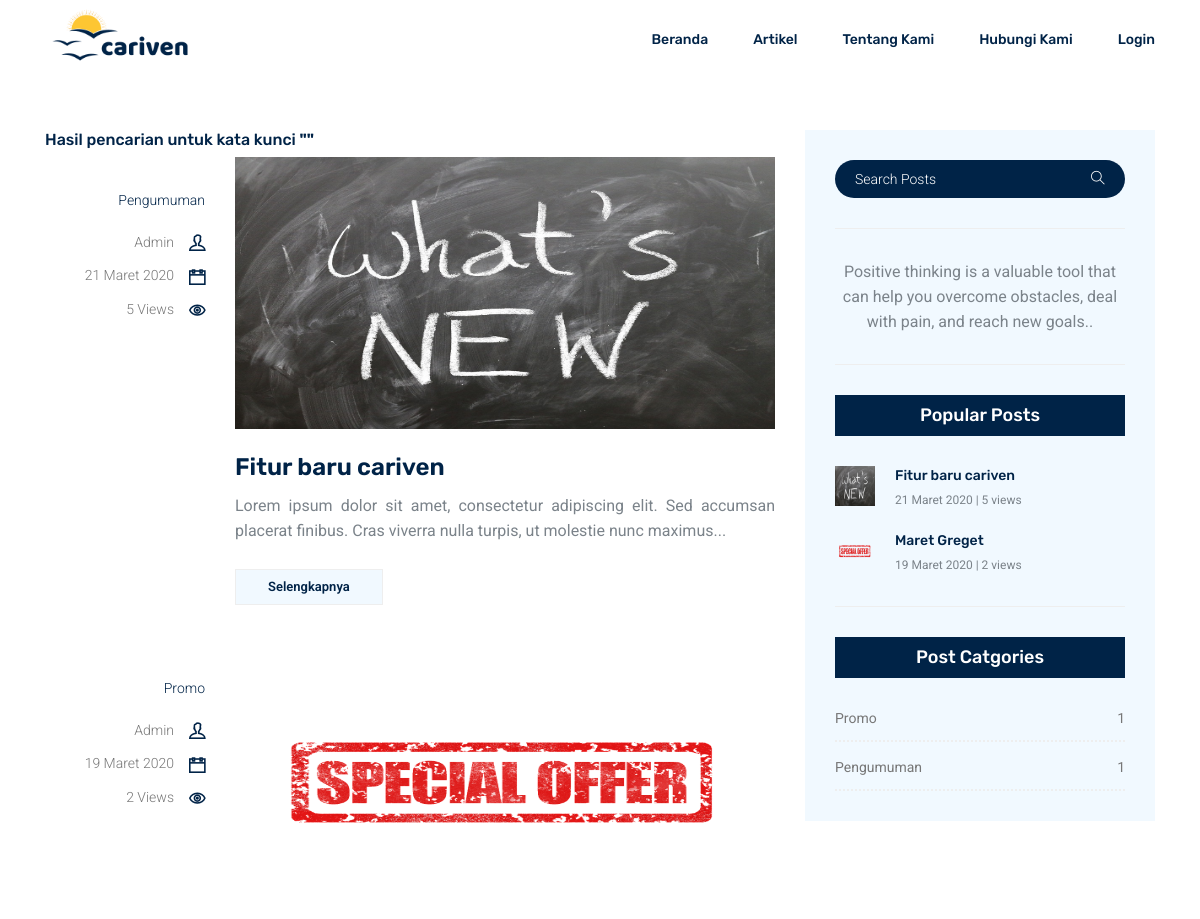
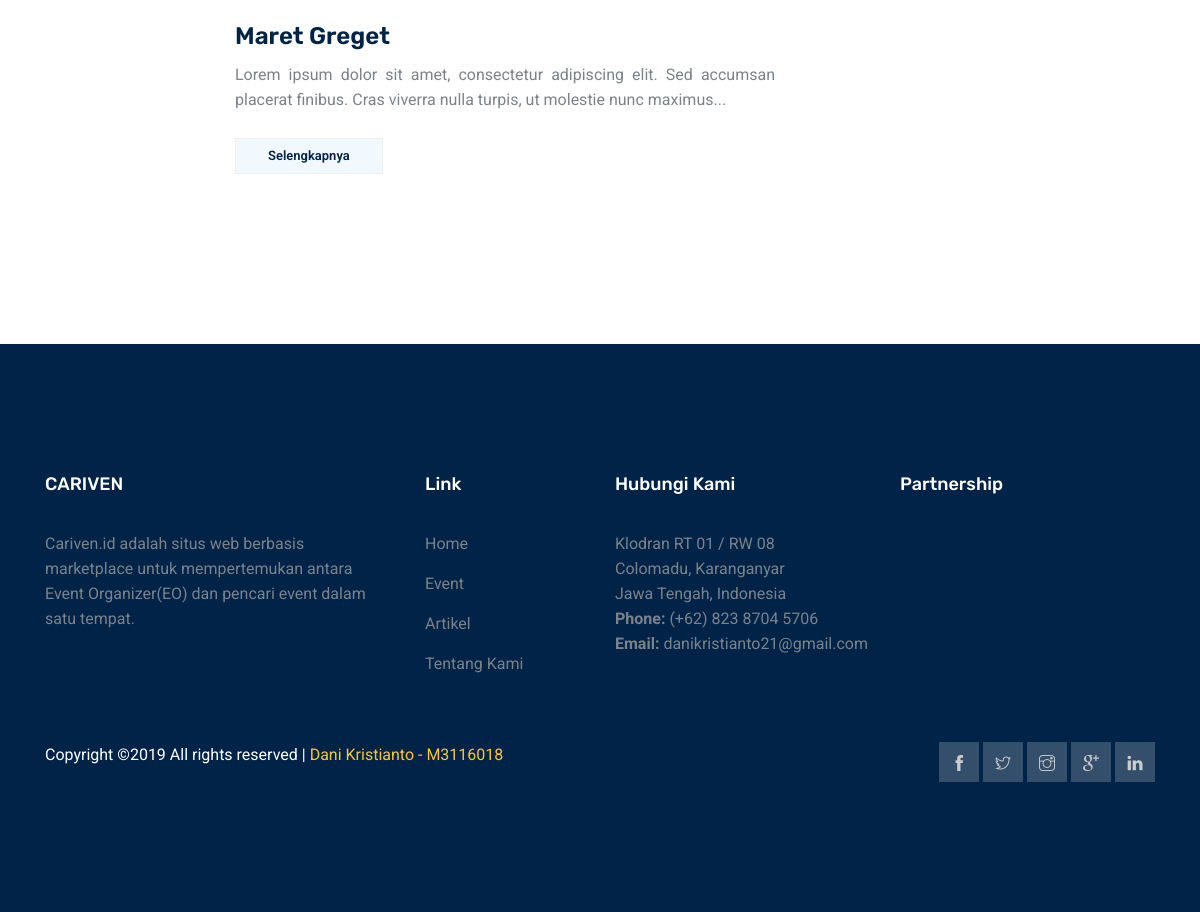
/index.php/news/search_news, run on the app's committed database (2 pictures, top to bottom).
### tables this page shows
CREATE TABLE `news` (
  `id` int(11) NOT NULL,
  `title` varchar(100) NOT NULL,
  `slug` varchar(100) NOT NULL,
  `content` text NOT NULL,
  `category` int(11) NOT NULL,
  `image` varchar(50) NOT NULL,
  `views_count` int(11) NOT NULL DEFAULT 0,
  `created_by` int(11) NOT NULL,
  `created_at` timestamp NOT NULL DEFAULT current_timestamp(),
  `updated_at` timestamp NOT NULL DEFAULT current_timestamp() ON UPDATE current_timestamp()
);

CREATE TABLE `news_category` (
  `id` int(11) NOT NULL,
  `name` varchar(50) NOT NULL
);

CREATE TABLE `users` (
  `id` int(11) NOT NULL,
  `email` varchar(50) NOT NULL,
  `password` varchar(255) NOT NULL,
  `name` varchar(50) NOT NULL,
  `phone_number` varchar(13) NOT NULL,
  `short_bio` varchar(50) DEFAULT NULL,
  `address` text DEFAULT NULL,
  `profile_picture` varchar(50) NOT NULL DEFAULT 'default.png',
  `role` varchar(3) NOT NULL DEFAULT 'usr',
  `status` tinyint(1) NOT NULL DEFAULT 0,
  `status_description` varchar(50) DEFAULT NULL,
  `created_at` timestamp NOT NULL DEFAULT current_timestamp(),
  `updated_at` timestamp NOT NULL DEFAULT current_timestamp() ON UPDATE current_timestamp()
);

### application/controllers/News.php (called while the page is built, shortened)
<?php
class News extends CI_Controller
{
    function __construct()
    {
        $this->load->model('News_model','mNews');
        $this->load->library('form_validation');
    }
    function search_news()
    {
        $v = $this->input->get('v');
        $news          = $this->mNews->search_news($v);
        $popular_news  = $this->mNews->getPopularNews();
        $category_news = $this->mNews->getCategory();
        $data = array(
            'news_data' => $news,
            'popular'   => $popular_news,
            'category'  => $category_news,
        );
        $this->load->view('news/v_search_news', $data);
    }
}

### index.php (called while the page is built, shortened)
<?php
require_once BASEPATH.'core/CodeIgniter.php';

### application/models/News_model.php (called while the page is built, shortened)
<?php
class News_model extends CI_Model
{
    public $table = 'news';
    public $order = 'DESC';
    function getPopularNews()
    {
        $this->db->order_by('views_count',$this->order)
                 ->limit(5);
        return $this->db->get($this->table)->result();
    }
    function getCategory()
    {
        $this->db->select('nc.id, nc.name, COUNT(n.created_by) AS jumlah_artikel')
                 ->from('news_category nc')
                 ->join('news n','nc.id = n.category','left')
                 ->group_by('nc.id')
                 ->order_by('nc.name', $this->order);
        return $this->db->get()->result();
    }
    function search_news($v)
    {
        $this->db->select('n.*,nc.name as category_name,u.name as user_name')
                 ->from('news n')
                 ->join('news_category nc','nc.id = n.category')
                 ->join('users u','n.created_by = u.id')
                 ->order_by('n.id', $this->order)
                 ->like('n.title',$v);
        return $this->db->get()->result();
    }
}

### application/helpers/tgl_indo_helper.php (called while the page is built, shortened)
<?php  if ( ! defined('BASEPATH')) exit('No direct script access allowed');
    if ( ! function_exists('tgl_indo'))
    {
        function date_indo($tgl)
        {
            $ubah = gmdate($tgl, time()+60*60*8);
            $pecah = explode("-",$ubah);
            $tanggal = $pecah[2];
            $bulan = bulan($pecah[1]);
            $tahun = $pecah[0];
            return $tanggal.' '.$bulan.' '.$tahun;
        }
    }
    if ( ! function_exists('bulan'))
    {
        function bulan($bln)
        {
            switch ($bln)
            {
                case 3:
                    return "Maret";
                    break;
            }
        }
    }

### application/views/news/v_search_news.php (the view, shortened to what this page needs)
<?php
	$this->load->view('_partials/header');
?>
<?php
	$this->load->view('_partials/navbar');
?>
<?php
        function limit_words($string, $word_limit){
            $words = explode(" ",$string);
            return implode(" ",array_splice($words,0,$word_limit));
        }
    ?>
<section class="blog_area section_gap">
	<div class="container">
		<div class="row">
			<div class="col-lg-8">
				<div class="blog_left_sidebar">
					<?php if (count($news_data) < 1): ?>
					<h5>Tidak ada artikel dengan kata kunci <strong>"<?= $_GET['v'] ?>"</strong> </h5>
					<?php else: ?>
					<h5>Hasil pencarian untuk kata kunci <strong>"<?= $_GET['v'] ?>"</strong> </h5>
					<?php foreach ($news_data as $row):
                            $dateCreated = date("Y-m-d", strtotime($row->created_at));
                            ?>
					<article class="row blog_item">
						<div class="col-md-3">
							<div class="blog_info text-right">
								<div class="post_tag">
									<a href="#"><?= $row->category_name ?></a>
								</div>
								<ul class="blog_meta list">
									<li><a href="#"><?= $row->user_name ?><i class="ti-user"></i></a></li>
									<li><a href="#"><?= date_indo($dateCreated) ?><i class="ti-calendar"></i></a></li>
									<li><a href="#"><?= $row->views_count ?> Views<i class="ti-eye"></i></a></li>
								</ul>
							</div>
						</div>
						<div class="col-md-9">
							<div class="blog_post">
								<img src="<?= base_url('assets/images/images-berita/'.$row->image) ?>" class="img-fluid"
									style="width: 542px; height: 272px">
								<div class="blog_details">
									<a href="<?= site_url('artikel/'.$row->slug) ?>">
										<h2><?= $row->title ?></h2>
									</a>
									<p style="text-align: justify">
										<?= limit_words(strip_tags($row->content),20).'...' ?></p>
									<a href="<?= site_url('artikel/'.$row->slug) ?>" class="blog_btn">Selengkapnya</a>
								</div>
							</div>
						</div>
					</article>
					<?php endforeach; ?>
					<?php endif ?>
				</div>
			</div>
			<div class="col-lg-4">
                <?php $this->load->view('_partials/section-right-artikel'); ?>
			</div>
		</div>
	</div>
</section>

### application/views/_partials/section-right-artikel.php
<div class="blog_right_sidebar">
	<aside class="single_sidebar_widget search_widget">
		<form action="<?= site_url('artikel/cari') ?>" method="get">
			<div class="input-group">
				<input type="text" class="form-control" name="v" placeholder="Search Posts">
				<span class="input-group-btn">
					<button class="btn btn-default" type="submit"><i class="ti-search"></i></button>
				</span>
			</div>
		</form>
		<div class="br"></div>
	</aside>
	<aside class="single_sidebar_widget author_widget">
		<p>Positive thinking is a valuable tool that can help you overcome obstacles, deal with pain,
			and reach new goals..</p>
		<div class="br"></div>
	</aside>
	<aside class="single_sidebar_widget popular_post_widget">
		<h3 class="widget_title">Popular Posts</h3>
		<?php foreach ($popular as $row): $dateCreated = date("Y-m-d", strtotime($row->created_at)); ?>
		<div class="media post_item">
			<img src="<?= base_url('assets/images/images-berita/'.$row->image) ?>" alt="post"
				style="width:40px; height: 40px;">
			<div class="media-body">
				<a href="<?= site_url('artikel/'.$row->slug) ?>">
					<h3><?= $row->title ?></h3>
				</a>
				<p><?= date_indo($dateCreated) . ' | ' . $row->views_count . ' views' ?></p>
			</div>
		</div>
		<?php endforeach ?>
		<div class="br"></div>
	</aside>
	<aside class="single_sidebar_widget post_category_widget">
		<h4 class="widget_title">Post Catgories</h4>
		<ul class="list cat-list">
			<?php foreach ($category as $row): ?>
			<li>
				<a href="<?= site_url('artikel/kategori/'.strtolower($row->name)) ?>"
					class="d-flex justify-content-between">
					<p><?= $row->name ?></p>
					<p><?= $row->jumlah_artikel ?></p>
				</a>
			</li>
			<?php endforeach ?>
		</ul>
	</aside>
</div>

### application/views/news/v_search_news.php (style rules this page uses)
a { color: inherit; }

### data on the page
news: news_category.name "Pengumuman", users.name "Admin", created_at "21 Maret 2020", views_count "5", image (picture), title "Fitur baru cariven", content "Lorem ipsum dolor sit amet, consectetur adipiscing elit. Sed accumsan placerat finibus. Cras viverra nulla turpis, ut molestie nunc maximus"
news: news_category.name "Promo", users.name "Admin", created_at "19 Maret 2020", views_count "2", image (picture), title "Maret Greget", content "Lorem ipsum dolor sit amet, consectetur adipiscing elit. Sed accumsan placerat finibus. Cras viverra nulla turpis, ut molestie nunc maximus"
news_category: name "Promo", jumlah_artikel "1"
news_category: name "Pengumuman", jumlah_artikel "1"
